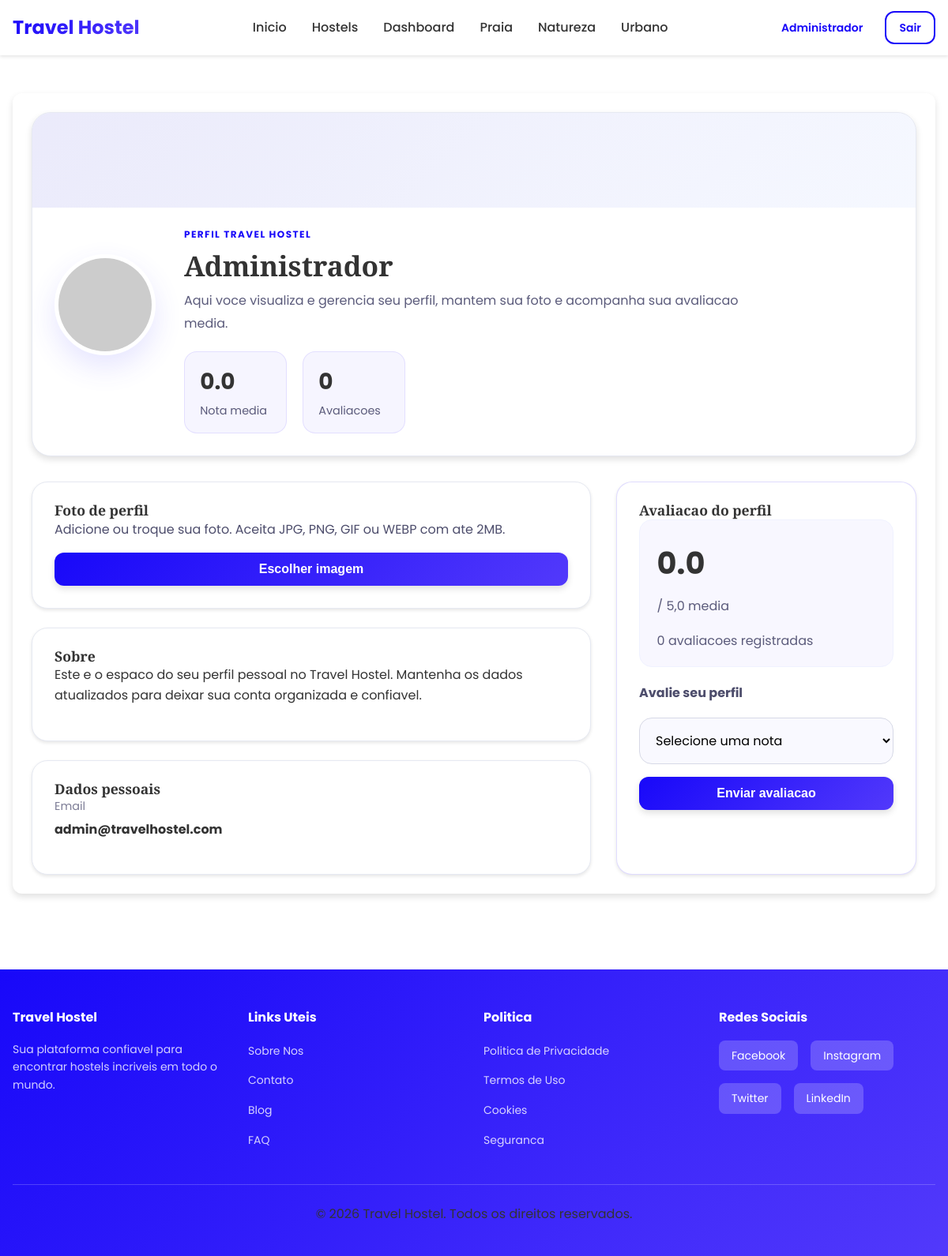
The app's page /controller/router.php?pagina=perfil (signed in) with its own data.
### tables this page shows
CREATE TABLE IF NOT EXISTS usuarios (
    id               INT AUTO_INCREMENT PRIMARY KEY,
    nome             VARCHAR(50)  NOT NULL,
    email            VARCHAR(100) NOT NULL UNIQUE,
    cpf              VARCHAR(14),
    telefone         VARCHAR(15),
    data_nascimento  DATE,
    senha            VARCHAR(255) NOT NULL,
    avatar           VARCHAR(255),
    nivel            ENUM('usuario', 'anfitriao', 'admin') DEFAULT 'usuario',
    ativo            TINYINT(1) NOT NULL DEFAULT 1,
    solicitacao_anfitriao ENUM('nenhuma', 'pendente', 'aprovada', 'rejeitada') NOT NULL DEFAULT 'nenhuma',
    motivo_solicitacao VARCHAR(500),
    avaliacao        DECIMAL(2,1) DEFAULT 0.0,
    total_avaliacoes INT DEFAULT 0,
    data_cadastro    TIMESTAMP DEFAULT CURRENT_TIMESTAMP
);

### controller/usuarioController.php (called while the page is built, shortened)
<?php
require_once ROOT . '/model/usuarioModel.php';
class usuarioController {
    public function perfil() {
        $model = new usuarioModel();
        $usuario = $model->getUsuarioByEmail($_SESSION['usuario_email']);
        require_once ROOT . '/view/usuario/index.php';
    }
}

### model/usuarioModel.php (called while the page is built, shortened)
<?php
require_once ROOT . '/config/conexao.php';
class usuarioModel {
    private $conexao;
    public function __construct() {
        $db = new Conexao();
        $this->conexao = $db->conectar();
        $this->garantirColunaAtivo();
        $this->garantirEstruturaHostels();
    }
    private function garantirColunaAtivo(): void {
        try {
            $stmt = $this->conexao->query("SHOW COLUMNS FROM usuarios LIKE 'ativo'");
        } catch (Exception $e) {
            error_log('[DB ERROR] garantirColunaAtivo: ' . $e->getMessage());
        }
    }
    private function garantirEstruturaHostels(): void {
        try {
            $colunas = [
                'anfitriao_id' => "ALTER TABLE hostels ADD COLUMN anfitriao_id INT NULL AFTER palavras_chave",
                'status_aprovacao' => "ALTER TABLE hostels ADD COLUMN status_aprovacao ENUM('aprovado', 'pendente', 'rejeitado') NOT NULL DEFAULT 'aprovado' AFTER anfitriao_id",
                'motivo_rejeicao' => "ALTER TABLE hostels ADD COLUMN motivo_rejeicao VARCHAR(500) AFTER status_aprovacao",
            ];
            foreach ($colunas as $nome => $sql) {
                $stmt = $this->conexao->query("SHOW COLUMNS FROM hostels LIKE '{$nome}'");
            }
            $this->conexao->exec(
                "CREATE TABLE IF NOT EXISTS hostel_imagens (
                    id INT AUTO_INCREMENT PRIMARY KEY,
                    hostel_id INT NOT NULL,
                    caminho VARCHAR(255) NOT NULL,
                    principal TINYINT(1) NOT NULL DEFAULT 0,
                    data_envio TIMESTAMP DEFAULT CURRENT_TIMESTAMP
                )"
            );
        } catch (Exception $e) {
            error_log('[DB ERROR] garantirEstruturaHostels: ' . $e->getMessage());
        }
    }
    private function inicializarCloudinary() {
        try {
            $cloudinaryUrl = getenv('CLOUDINARY_URL');
            $cloudinarySecret = getenv('CLOUDINARY_SECRET');
            $cloudinaryCloudName = getenv('CLOUDINARY_CLOUD_NAME') ?: 'arthur-t2';
        } catch (Exception $e) {
            error_log('[CLOUDINARY ERROR] Falha ao inicializar: ' . $e->getMessage());
        }
    }
    public function getUsuarioByEmail(string $email): ?array {
        $stmt = $this->conexao->prepare("SELECT * FROM usuarios WHERE email = ?");
        $stmt->execute([$email]);
        $usuario = $stmt->fetch(PDO::FETCH_ASSOC);
        return $usuario ?: null;
    }
}

### config/conexao.php (called while the page is built, shortened)
<?php
class Conexao {
    private $host;
    private $db;
    private $user;
    private $password;
    public function __construct() {
        $this->host     = getenv('DB_HOST') ?: 'localhost';
        $this->db       = getenv('DB_NAME') ?: 'travel_hostel';
        $this->user     = getenv('DB_USER') ?: 'root';
        $this->password = getenv('DB_PASS') ?: '';
    }
    private function loadEnv() {
        $envPath = defined('ROOT') ? ROOT . '/.env' : dirname(__DIR__) . '/.env';
        $lines = file($envPath, FILE_IGNORE_NEW_LINES | FILE_SKIP_EMPTY_LINES);
        foreach ($lines as $line) {
            $line = trim($line);
            if ($line === '' || strpos($line, '#') === 0 || strpos($line, '=') === false) {
                continue;
            }
            list($name, $value) = explode('=', $line, 2);
            $name  = trim($name);
            $value = trim($value);
            $value = trim($value, " \t\n\r\0\x0B\"'");
        }
    }
    public function conectar() {
        try {
            $pdo = new PDO(
                "mysql:host={$this->host};dbname={$this->db};charset=utf8",
                $this->user,
                $this->password
            );
            $pdo->setAttribute(PDO::ATTR_ERRMODE, PDO::ERRMODE_EXCEPTION);
            $this->garantirEstruturaAprovacao($pdo);
            $this->garantirEstruturaSolicitacaoAnfitriao($pdo);
            return $pdo;
        } catch (PDOException $e) {
            return null;
        }
    }
    private function garantirEstruturaAprovacao(PDO $pdo): void {
        try {
            $colunas = [
                'anfitriao_id' => "ALTER TABLE hostels ADD COLUMN anfitriao_id INT NULL AFTER palavras_chave",
                'status_aprovacao' => "ALTER TABLE hostels ADD COLUMN status_aprovacao ENUM('aprovado', 'pendente', 'rejeitado') NOT NULL DEFAULT 'aprovado' AFTER anfitriao_id",
                'motivo_rejeicao' => "ALTER TABLE hostels ADD COLUMN motivo_rejeicao VARCHAR(500) AFTER status_aprovacao",
            ];
            foreach ($colunas as $nome => $sql) {
                $stmt = $pdo->query("SHOW COLUMNS FROM hostels LIKE '{$nome}'");
            }
        } catch (PDOException $e) {
            error_log('[DB ERROR] Estrutura de aprovacao: ' . $e->getMessage());
        }
    }
    private function garantirEstruturaSolicitacaoAnfitriao(PDO $pdo): void {
        try {
            $colunas = [
                'solicitacao_anfitriao' => "ALTER TABLE usuarios ADD COLUMN solicitacao_anfitriao ENUM('nenhuma', 'pendente', 'aprovada', 'rejeitada') NOT NULL DEFAULT 'nenhuma' AFTER ativo",
                'motivo_solicitacao' => "ALTER TABLE usuarios ADD COLUMN motivo_solicitacao VARCHAR(500) AFTER solicitacao_anfitriao",
            ];
            foreach ($colunas as $nome => $sql) {
                $stmt = $pdo->query("SHOW COLUMNS FROM usuarios LIKE '{$nome}'");
            }
        } catch (PDOException $e) {
            error_log('[DB ERROR] Estrutura de solicitacao de anfitriao: ' . $e->getMessage());
        }
    }
}

### view/usuario/index.php (the view, shortened to what this page needs)
<?php
include ROOT . '/view/layouts/header.php';
$nomeUsuario = $usuario['nome'] ?? ($_SESSION['usuario_nome'] ?? 'Usuario');
$avatarUrl = !empty($_SESSION['usuario_avatar'])
    ? $_SESSION['usuario_avatar']
    : 'https://ui-avatars.com/api/?name=' . urlencode($nomeUsuario) . '&background=0f766e&color=fff&size=256';
?>
<section class="section">
  <div class="container">
    <div class="card p-lg profile-page">
      <div class="profile-top-card">
        <div class="profile-top-banner"></div>
        <div class="profile-top-panel">
          <div class="profile-top-left">
            <div class="profile-avatar profile-avatar--large">
              <img src="<?php echo htmlspecialchars($avatarUrl); ?>" alt="Avatar de <?php echo htmlspecialchars($nomeUsuario); ?>">
            </div>
          </div>
          <div class="profile-top-right">
            <p class="profile-badge">Perfil Travel Hostel</p>
            <h1 class="profile-title"><?php echo htmlspecialchars($nomeUsuario); ?></h1>
            <p class="profile-headline">Aqui voce visualiza e gerencia seu perfil, mantem sua foto e acompanha sua avaliacao media.</p>
            <div class="profile-stat-grid">
              <div>
                <strong><?php echo number_format($usuario['avaliacao'] ?? 0, 1); ?></strong>
                <span>Nota media</span>
              </div>
              <div>
                <strong><?php echo (int) ($usuario['total_avaliacoes'] ?? 0); ?></strong>
                <span>Avaliacoes</span>
              </div>
            </div>
          </div>
        </div>
      </div>
      <div class="profile-grid">
        <div class="profile-column profile-column--left">
          <div class="profile-section profile-section--card">
            <div class="profile-section-header">
              <h2>Foto de perfil</h2>
            </div>
            <div class="profile-section-body">
              <p class="profile-copy">Adicione ou troque sua foto. Aceita JPG, PNG, GIF ou WEBP com ate 2MB.</p>
              <form method="POST" action="<?php echo routeUrl('perfil'); ?>" enctype="multipart/form-data" class="profile-upload-form" id="avatarForm">
                <button type="button" class="btn btn-primary" onclick="document.getElementById('avatar').click();">Escolher imagem</button>
              </form>
            </div>
          </div>
          <div class="profile-section profile-section--card">
            <div class="profile-section-header">
              <h2>Sobre</h2>
            </div>
            <div class="profile-section-body">
              <p>Este e o espaco do seu perfil pessoal no Travel Hostel. Mantenha os dados atualizados para deixar sua conta organizada e confiavel.</p>
            </div>
          </div>
          <div class="profile-section profile-section--card">
            <div class="profile-section-header">
              <h2>Dados pessoais</h2>
            </div>
            <div class="profile-section-list">
              <div class="profile-detail">
                <span>Email</span>
                <strong><?php echo htmlspecialchars($usuario['email'] ?? ($_SESSION['usuario_email'] ?? '')); ?></strong>
              </div>
            </div>
          </div>
        </div>
        <div class="profile-column profile-column--right">
          <div class="profile-section profile-section--card profile-section--highlight">
            <div class="profile-section-header">
              <h2>Avaliacao do perfil</h2>
            </div>
            <div class="profile-section-body">
              <div class="profile-rating-summary">
                <div>
                  <span class="profile-rating-value"><?php echo number_format($usuario['avaliacao'] ?? 0, 1); ?></span>
                  <span class="profile-rating-subtitle">/ 5,0 media</span>
                </div>
                <p class="profile-rating-text"><?php echo (int) ($usuario['total_avaliacoes'] ?? 0); ?> avaliacoes registradas</p>
              </div>
              <form method="POST" action="<?php echo routeUrl('perfil'); ?>" class="profile-rating-form">
                <label for="rating"><strong>Avalie seu perfil</strong></label>
                <select name="rating" id="rating">
                  <option value="">Selecione uma nota</option>
                </select>
                <button type="submit" class="btn btn-primary">Enviar avaliacao</button>
              </form>
            </div>
          </div>
        </div>
      </div>
    </div>
  </div>
</section>
<?php include ROOT . '/view/layouts/footer.php'; ?>

### records on screen
usuarios: nome "Administrador", avaliacao "0.0", total_avaliacoes "0", email "admin@travelhostel.com"

### other values on screen
$_SESSION['usuario_nome'] "Administrador"
